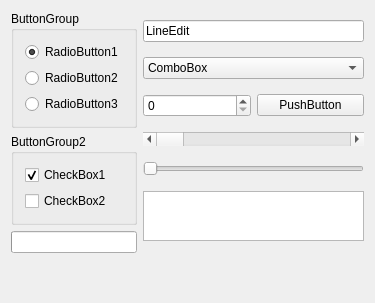
<ui version="4.0" >
 <class>PreviewWidget</class>
  <comment>*********************************************************************
**
** Copyright (C) 1992-$THISYEAR$ $TROLLTECH$. All rights reserved.
**
** This file is part of the $MODULE$ of the Qt Toolkit.
**
** $TROLLTECH_DUAL_LICENSE$
**
** This file is provided AS IS with NO WARRANTY OF ANY KIND, INCLUDING THE
** WARRANTY OF DESIGN, MERCHANTABILITY AND FITNESS FOR A PARTICULAR PURPOSE.
**
*********************************************************************</comment>
 <widget class="QWidget" name="PreviewWidget" >
  <property name="geometry" >
   <rect>
    <x>0</x>
    <y>0</y>
    <width>375</width>
    <height>303</height>
   </rect>
  </property>
  <property name="sizePolicy" >
   <sizepolicy>
    <hsizetype>1</hsizetype>
    <vsizetype>1</vsizetype>
    <horstretch>0</horstretch>
    <verstretch>0</verstretch>
   </sizepolicy>
  </property>
  <property name="windowTitle" >
   <string>Preview Window</string>
  </property>
  <layout class="QVBoxLayout" >
   <property name="margin" >
    <number>11</number>
   </property>
   <property name="spacing" >
    <number>6</number>
   </property>
   <item>
    <layout class="QHBoxLayout" >
     <property name="margin" >
      <number>0</number>
     </property>
     <property name="spacing" >
      <number>6</number>
     </property>
     <item>
      <layout class="QVBoxLayout" >
       <property name="margin" >
        <number>0</number>
       </property>
       <property name="spacing" >
        <number>6</number>
       </property>
       <item>
        <widget class="QGroupBox" name="ButtonGroup1" >
         <property name="geometry" >
          <rect>
           <x>0</x>
           <y>0</y>
           <width>123</width>
           <height>111</height>
          </rect>
         </property>
         <property name="title" >
          <string>ButtonGroup</string>
         </property>
         <layout class="QVBoxLayout" >
          <property name="margin" >
           <number>11</number>
          </property>
          <property name="spacing" >
           <number>6</number>
          </property>
          <item>
           <widget class="QRadioButton" name="RadioButton1" >
            <property name="geometry" >
             <rect>
              <x>13</x>
              <y>23</y>
              <width>97</width>
              <height>21</height>
             </rect>
            </property>
            <property name="text" >
             <string>RadioButton1</string>
            </property>
            <property name="checked" >
             <bool>true</bool>
            </property>
           </widget>
          </item>
          <item>
           <widget class="QRadioButton" name="RadioButton2" >
            <property name="geometry" >
             <rect>
              <x>13</x>
              <y>50</y>
              <width>97</width>
              <height>21</height>
             </rect>
            </property>
            <property name="text" >
             <string>RadioButton2</string>
            </property>
           </widget>
          </item>
          <item>
           <widget class="QRadioButton" name="RadioButton3" >
            <property name="geometry" >
             <rect>
              <x>13</x>
              <y>77</y>
              <width>97</width>
              <height>21</height>
             </rect>
            </property>
            <property name="text" >
             <string>RadioButton3</string>
            </property>
           </widget>
          </item>
         </layout>
        </widget>
       </item>
       <item>
        <widget class="QGroupBox" name="ButtonGroup2" >
         <property name="geometry" >
          <rect>
           <x>0</x>
           <y>117</y>
           <width>123</width>
           <height>84</height>
          </rect>
         </property>
         <property name="title" >
          <string>ButtonGroup2</string>
         </property>
         <layout class="QVBoxLayout" >
          <property name="margin" >
           <number>11</number>
          </property>
          <property name="spacing" >
           <number>6</number>
          </property>
          <item>
           <widget class="QCheckBox" name="CheckBox1" >
            <property name="geometry" >
             <rect>
              <x>13</x>
              <y>23</y>
              <width>97</width>
              <height>21</height>
             </rect>
            </property>
            <property name="text" >
             <string>CheckBox1</string>
            </property>
            <property name="checked" >
             <bool>true</bool>
            </property>
           </widget>
          </item>
          <item>
           <widget class="QCheckBox" name="CheckBox2" >
            <property name="geometry" >
             <rect>
              <x>13</x>
              <y>50</y>
              <width>97</width>
              <height>21</height>
             </rect>
            </property>
            <property name="text" >
             <string>CheckBox2</string>
            </property>
           </widget>
          </item>
         </layout>
        </widget>
       </item>
       <item>
        <widget class="QProgressBar" name="ProgressBar1" >
         <property name="geometry" >
          <rect>
           <x>0</x>
           <y>207</y>
           <width>123</width>
           <height>25</height>
          </rect>
         </property>
        </widget>
       </item>
      </layout>
     </item>
     <item>
      <layout class="QVBoxLayout" >
       <property name="margin" >
        <number>0</number>
       </property>
       <property name="spacing" >
        <number>6</number>
       </property>
       <item>
        <widget class="QLineEdit" name="LineEdit1" >
         <property name="geometry" >
          <rect>
           <x>0</x>
           <y>6</y>
           <width>224</width>
           <height>23</height>
          </rect>
         </property>
         <property name="text" >
          <string>LineEdit</string>
         </property>
        </widget>
       </item>
       <item>
        <widget class="QComboBox" name="ComboBox1" >
         <property name="geometry" >
          <rect>
           <x>0</x>
           <y>41</y>
           <width>224</width>
           <height>25</height>
          </rect>
         </property>
         <item>
          <property name="text" >
           <string>ComboBox</string>
          </property>
         </item>
        </widget>
       </item>
       <item>
        <layout class="QHBoxLayout" >
         <property name="margin" >
          <number>0</number>
         </property>
         <property name="spacing" >
          <number>6</number>
         </property>
         <item>
          <widget class="QSpinBox" name="SpinBox1" >
           <property name="geometry" >
            <rect>
             <x>0</x>
             <y>0</y>
             <width>109</width>
             <height>25</height>
            </rect>
           </property>
          </widget>
         </item>
         <item>
          <widget class="QPushButton" name="PushButton1" >
           <property name="geometry" >
            <rect>
             <x>115</x>
             <y>0</y>
             <width>109</width>
             <height>26</height>
            </rect>
           </property>
           <property name="text" >
            <string>PushButton</string>
           </property>
          </widget>
         </item>
        </layout>
       </item>
       <item>
        <widget class="QScrollBar" name="ScrollBar1" >
         <property name="geometry" >
          <rect>
           <x>0</x>
           <y>116</y>
           <width>224</width>
           <height>16</height>
          </rect>
         </property>
         <property name="orientation" >
          <enum>Qt::Horizontal</enum>
         </property>
        </widget>
       </item>
       <item>
        <widget class="QSlider" name="Slider1" >
         <property name="geometry" >
          <rect>
           <x>0</x>
           <y>144</y>
           <width>224</width>
           <height>16</height>
          </rect>
         </property>
         <property name="orientation" >
          <enum>Qt::Horizontal</enum>
         </property>
        </widget>
       </item>
       <item>
        <widget class="QListWidget" name="listWidget" >
         <property name="geometry" >
          <rect>
           <x>0</x>
           <y>172</y>
           <width>224</width>
           <height>50</height>
          </rect>
         </property>
         <property name="maximumSize" >
          <size>
           <width>32767</width>
           <height>50</height>
          </size>
         </property>
        </widget>
       </item>
      </layout>
     </item>
    </layout>
   </item>
   <item>
    <spacer>
     <property name="geometry" >
      <rect>
       <x>11</x>
       <y>249</y>
       <width>353</width>
       <height>43</height>
      </rect>
     </property>
     <property name="orientation" >
      <enum>Qt::Vertical</enum>
     </property>
     <property name="sizeType" >
      <enum>QSizePolicy::Expanding</enum>
     </property>
     <property name="sizeHint" >
      <size>
       <width>20</width>
       <height>20</height>
      </size>
     </property>
    </spacer>
   </item>
  </layout>
 </widget>
</ui>
